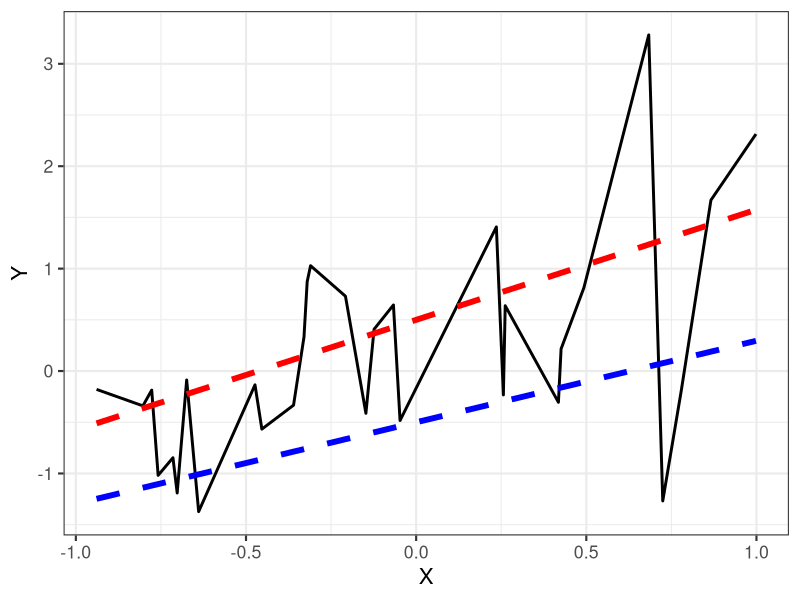

The R source for this figure: (Note: a time limit stopped this script after it produced the figure.)

### Libraries (if necessary)
library(ggplot2)
library(dplyr)

set.seed(2023)

##### Question 1.A

## True Underlying Model
N = 30
x = runif(N, -1, 1)
e = rnorm(N, 0, 1)
y = 0.8 * x + e

## Fitted Models

g1.Mod = lm(y ~ 0 + x, offset = rep(0.5, N))

g2.Mod = lm(y ~ 0 + x, offset = rep(-0.5, N))

## Plot true model and overlay fitted models
colVec = c("blue", "red", "black")
lmPlotData = data.frame("X" = x,
                        "Y" = y,
                        "G1" = g1.Mod$fitted.values,
                        "G2" = g2.Mod$fitted.values,
                        "Color" = colVec)

pdf("lmPlot.pdf")
ggplot(lmPlotData, aes(x = X)) +
  geom_line(aes(y = Y), color = "black", size = 1, linetype = 1) +
  geom_line(aes(y = G1), color = "red", size = 2, linetype = 2) +
  geom_line(aes(y = G2), color = "blue", size = 2, linetype = 2) +
  theme_bw(base_size = 16)
dev.off()

## Expected Performance using R^2

MSE = function(N, yhat, y){
  (1/N)*sum((yhat - y)^2)
}

summary(g1.Mod)
summary(g2.Mod)

G1.MSE = MSE(N, lmPlotData$G1, y)
G2.MSE = MSE(N, lmPlotData$G2, y)

##### Question 1.B

dataSize = 10000
setSize = 5:25

matG.star.out = matrix(0, nrow = 21, ncol = dataSize)
matG.star.val = matrix(0, nrow = 21, ncol = dataSize)

for(i in 1:dataSize){
  
  xi = runif(N, -1, 1)
  ei = rnorm(N, 0, 1)
  yi = 0.8 * xi + ei
  
  for (j in 1:length(setSize)){
    
    sizeS = setSize[j]
    sizeTrain = N - sizeS
    
    samp = sort(sample(1:N, sizeS, replace = FALSE))
    
    valData = xi[samp]
    trainData = xi[-samp]
    
    yVal = yi[samp]
    yTrain = yi[-samp]
    
    g1.Mod.i = lm(yTrain ~ 0 + trainData, offset = rep(0.5, sizeTrain))
    b1 = as.numeric(g1.Mod.i$coefficients)
    
    g2.Mod.i = lm(yTrain ~ 0 + trainData, offset = rep(-0.5, sizeTrain))
    b2 = as.numeric(g2.Mod.i$coefficients)
    
    g1.valPred = 0.5 + (b1 * valData)
    g2.valPred = -0.5 + (b2 * valData)
    
    G1.MSE.i = MSE(sizeS, g1.valPred, yVal)
    G2.MSE.i = MSE(sizeS, g2.valPred, yVal)
    
    if(G1.MSE.i < G2.MSE.i){
      
      matG.star.out[j, i] = MSE(sizeTrain, g1.Mod.i$fitted.values, yTrain)
      matG.star.val[j, i] = G1.MSE.i
    }
    
    else {
      matG.star.out[j, i] = MSE(sizeTrain, g2.Mod.i$fitted.values, yTrain)
      matG.star.val[j, i] = G2.MSE.i
    }
  }
}

err.Gstar.out = rowMeans(matG.star.out)
err.Gstar.val = rowMeans(matG.star.val)

errorPlotData = data.frame("SetSize" = setSize,
                           "ValExp" = err.Gstar.val,
                           "OutExp" = err.Gstar.out)

pdf("errorPlot.pdf")
ggplot(errorPlotData, aes(x = SetSize)) +
  geom_line(aes(y = ValExp), color = "black", size = 2, linetype = 1) +
  geom_line(aes(y = OutExp), color = "red", size = 2, linetype = 1) +
  xlab("Size of Set") + ylab("Expected Error") +
  theme_bw(base_size = 16)
dev.off()
